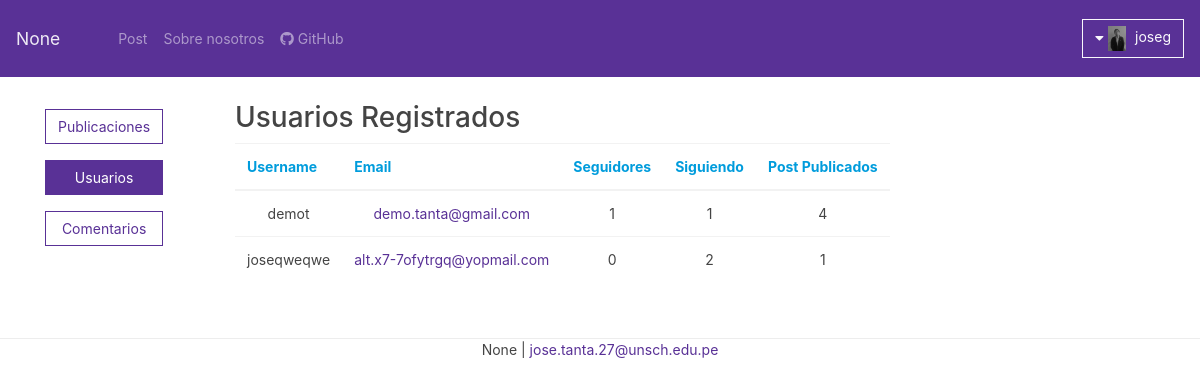
Screenshot of /admin/users/ (signed in) with the database file from the repository.
### app/models.py (models this page shows, shortened)
class User(UserMixin, db.Model):
    __tablename__ = 'users'
    id = db.Column(db.Integer, primary_key=True, unique=True)
    username = db.Column(db.String(40), nullable=False,
                         unique=True, index=True)
    email = db.Column(db.String(100), nullable=False, unique=True, index=True)
    name = db.Column(db.String(60), nullable=True)
    address = db.Column(db.String(60), nullable=True)
    password_hash = db.Column(db.String(150), nullable=False)
    slug = db.Column(db.String(100), nullable=False, unique=True)
    date_register = db.Column(
        db.DateTime, default=datetime.now, nullable=False)
    status = db.Column(db.Boolean, default=True, index=True)
    upload = db.Column(db.String(200), nullable=True, default='def')
    role_id = db.Column(db.Integer, db.ForeignKey(
        'roles.id'), index=True, nullable=False)
    confirmed = db.Column(db.Boolean, default=False)
    posts = db.relationship('Post', backref='author',
                            lazy=True, cascade='all, delete-orphan')
    comments = db.relationship(
        'Comment', backref='author', lazy=True, cascade='all, delete-orphan')
    followed = db.relationship('Follow',
                               foreign_keys=[Follow.follower_id],
                               backref=db.backref('follower', lazy='joined'),
                               lazy='dynamic',
                               cascade='all, delete-orphan'
                               )
    followers = db.relationship('Follow',
                                foreign_keys=[Follow.followed_id],
                                backref=db.backref('followed', lazy='joined'),
                                lazy='dynamic',
                                cascade='all, delete-orphan'
                                )
    def __setattr__(self, key, value):
        super(User, self).__setattr__(key, value)
        if key == 'username':
            self.slug = self.__generate_slug(self.username)
    def can(self, permissions):
        p = self.role is not None and self.role.has_permission(permissions)
        return p
    @property
    def is_administrator(self):
        return self.can(Permission.ADMINISTER)
    @property
    def upload_path(self):
        return url_for('static', filename='uploads/users/' + self.upload)
    @property
    def password(self):
        raise AttributeError("La contraseña no puede ser leida.")

### app/admin/views.py (the view)
@admin.route('/users/', methods=['GET'])
@login_required
@admin_required
def users():
    role = Role.query.filter_by(name='User').first()
    users = role.users
    return render_template('admin/users.html', title='Admin | Users', users=users)

### app/helpers.py (called while the page is built)
def isActive(path: str = '') -> str:
    if (request.path == path):
        return "active"
    return ""

### app/main/__init__.py (called while the page is built)
@main.app_context_processor
def inject_permissions():
    return dict(
        Permission=Permission,
        form_send=forms.SendEmailForm()
    )

### app/main/views.py (called while the page is built)
@main.after_app_request
def after_request(response):
    for query in get_debug_queries():
        if query.duration >= current_app.config['FLASK_SLOW_DB_QUERY_TIME']:
            current_app.logger.warning('Slow query: %s\nParameters: %s\nDuration: %fs\nContext: %s\n' % (
                query.statement, query.parameters, query.duration, query.context))
    return response

### app/models.py (called while the page is built)
@login_manager.user_loader
def load_user(user_id):
    return User.query.get(int(user_id))

    def has_permission(self, permissions):
        return self.permissions & permissions == permissions

    def __setattr__(self, key, value):
        super(Post, self).__setattr__(key, value)
        if key == 'title':
            self.slug = self.__generate_slug(self.title)

### app/users/views.py (called while the page is built)
@users.before_app_request
def before_request():
    if current_user.is_authenticated:
        if not current_user.confirmed \
                and request.endpoint \
                and request.blueprint != 'users' \
                and request.endpoint != 'static':
            return redirect(url_for('users.uncorfirmed'))

### app/templates/admin/users.html
{% extends 'base.html' %}
{% block contenido %}
<div class="row">
	<div class="col-2">{% include 'admin/_btn_group.html' %}</div>
	<div class="col-10">
		<h2>Usuarios Registrados</h2>
		<table class="table table-responsive table-hover" id="table-ban">
			<thead>
				<tr class="text-info">
					<th>Username</th>
					<th>Email</th>
					<th>Seguidores</th>
					<th>Siguiendo</th>
					<th>Post Publicados</th>
				</tr>
			</thead>
			<tbody class="text-center">
				{% if users %}
				{% for user in users %}
				<tr id="user_{{ user.slug }}">
					<td>{{ user.username }}</td>
					<td><a href="{{ url_for('admin.show_user', user_id = user.id ) }}">{{ user.email }}</a></td>
					<td>{{ user.followers.all() | count }}</td>
					<td>{{ user.followed.all() | count }}</td>
					<td>{{ user.posts | count }}</td>
				</tr>
				{% endfor %}
				{% endif %}
			</tbody>
		</table>
	</div>
</div>
{% endblock contenido %}

### app/templates/partials/_nav.html (shortened to what this page needs)
<nav class="navbar navbar-expand-lg navbar-dark bg-primary navbar-sticky">
	<a class="navbar-brand" href="{{ url_for('main.home') }}">{{ APP_NAME }}</a>
	<div class="collapse navbar-collapse" id="basePost">
		<ul class="navbar-nav mr-auto">
			<li class="nav-item {{ isActive(url_for('main.home')) }}">
				<a class="nav-link" href="{{ url_for('main.home') }}"></a>
			</li>
			{% if current_user.is_authenticated %}
			<li class="nav-item {{ isActive(url_for('posts.new')) }}">
				<a href="{{ url_for('posts.new') }}" class="nav-link"><i class="far fa-plus-circle"></i>
					Post</a>
			</li>
			{% endif %}
			<li class="nav-item {{ isActive(url_for('main.about')) }}">
				<a class="nav-link" href="{{ url_for('main.about') }}">Sobre nosotros</a>
			</li>
			<li class="nav-item">
				<a href="{{ GITHUB }}" target="_blank" class="nav-link"><i class="fab fa-github"></i> GitHub</a>
			</li>
		</ul>
		{% if not current_user.is_authenticated %}
		<ul class="navbar-nav mr-0">
			<li class="nav-item {{ isActive(url_for('users.register')) }}">
				<a class="nav-link" href="{{ url_for('users.register') }}"><i class="far fa-user-plus"> </i> Registrarse</i></a>
			</li>
			<li class="nav-item {{ isActive(url_for('users.login')) }}">
				<a class="nav-link" href="{{ url_for('users.login') }}"><i class="fas fa-sign-in-alt"></i> Iniciar Sesión</a>
			</li>
		</ul>
		{% else %}
		<ul class="navbar-nav mr-0">
			<div class="nav-item btn-group dropleft ml-5">
				<button class="btn btn-outline-light" type="button" id="dropdownOptionsAccount" data-toggle="dropdown"
					aria-haspopup="true" aria-expanded="false">
					<i class="fas fa-caret-down"></i>
					{% if current_user.upload_path|length > 3 %}
					<img class="account-img-profile" src="{{ current_user.upload_path }}"
						href="{{ url_for('users.account', slug = current_user.slug)}}">
					{% else %}
					<i class="fas fa-user"></i>
					{% endif %}
					{{ current_user.username }}
				</button>
			</div>
		</ul>
		{% endif %}
	</div>
</nav>

### app/static/css/perfil.css (style rules this page uses)
.account-img-profile { max-height: 25px; max-width: 25px; margin-right: 5px; box-sizing: border-box; }

### rows the page displays
User: upload_path (picture), username "joseg"
User: username "demot", email "demo.tanta@gmail.com", followers.all|count "1", followed.all|count "1", posts|count "4"
User: username "joseqweqwe", email "alt.x7-7ofytrgq@yopmail.com", followers.all|count "0", followed.all|count "2", posts|count "1"

### other values shown
{{ APP_NAME }} "None"
